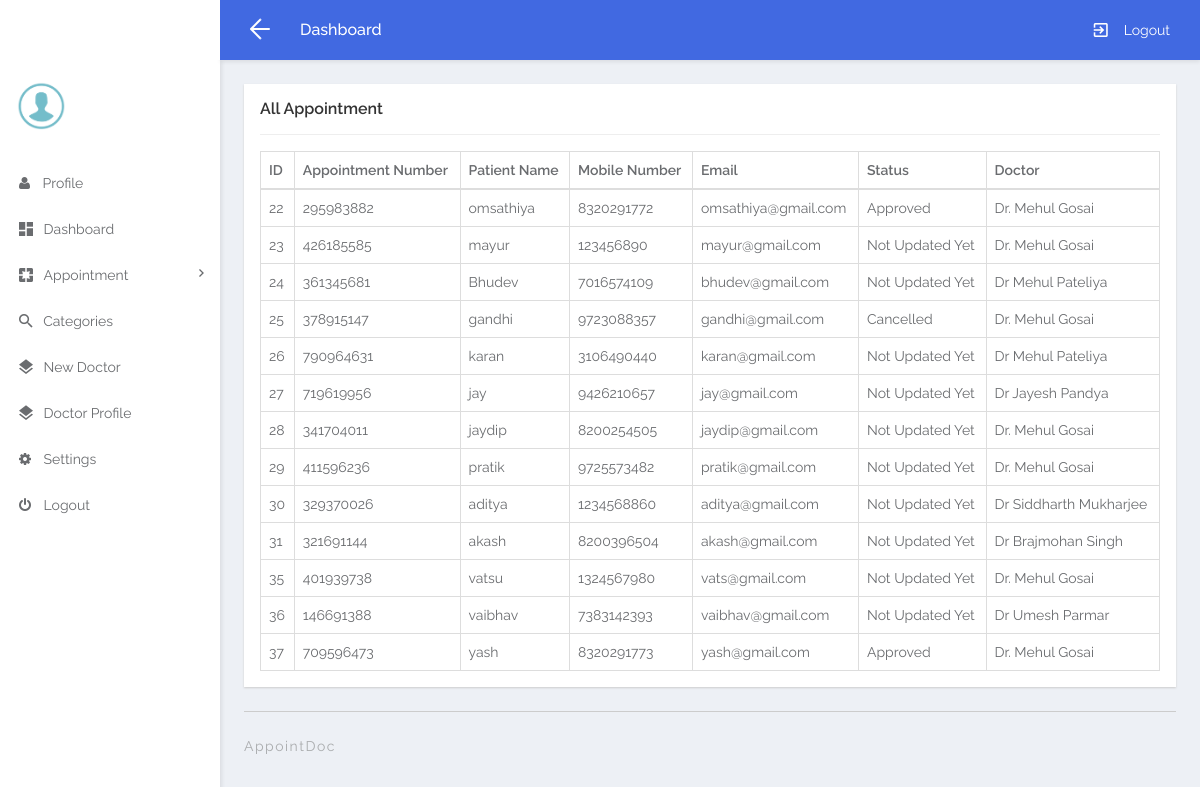
The app's page /admin/all-appointment.php with its own data.
### tables this page shows
CREATE TABLE `tblappointment` (
  `ID` int(10) NOT NULL,
  `AppointmentNumber` int(10) DEFAULT NULL,
  `Name` varchar(30) DEFAULT NULL,
  `MobileNumber` bigint(10) DEFAULT NULL,
  `Email` varchar(50) DEFAULT NULL,
  `AppointmentDate` date DEFAULT NULL,
  `AppointmentTime` time DEFAULT NULL,
  `Specialization` varchar(250) DEFAULT NULL,
  `Doctor` int(10) DEFAULT NULL,
  `Message` mediumtext DEFAULT NULL,
  `ApplyDate` timestamp NULL DEFAULT current_timestamp(),
  `Remark` varchar(250) DEFAULT NULL,
  `Status` varchar(15) DEFAULT NULL,
  `UpdatonDate` timestamp NULL DEFAULT NULL ON UPDATE current_timestamp()
);

CREATE TABLE `tbldoctor` (
  `ID` int(5) NOT NULL,
  `FullName` varchar(30) DEFAULT NULL,
  `MobileNumber` bigint(10) DEFAULT NULL,
  `Email` varchar(50) DEFAULT NULL,
  `Specialization` varchar(40) DEFAULT NULL,
  `Password` varchar(50) DEFAULT NULL,
  `qualification` varchar(100) NOT NULL,
  `experience` varchar(50) NOT NULL,
  `hospital_detail` varchar(110) NOT NULL,
  `timing` varchar(110) NOT NULL,
  `images` varchar(100) NOT NULL,
  `CreationDate` timestamp NOT NULL DEFAULT current_timestamp()
);

### admin/all-appointment.php (the view, shortened to what this page needs)
<!DOCTYPE html>
<html lang="en">
<head>
	<link rel="stylesheet" href="libs/bower/font-awesome/css/font-awesome.min.css">
	<link rel="stylesheet" href="libs/bower/material-design-iconic-font/dist/css/material-design-iconic-font.css">
	<link rel="stylesheet" href="libs/bower/animate.css/animate.min.css">
	<link rel="stylesheet" href="libs/bower/fullcalendar/dist/fullcalendar.min.css">
	<link rel="stylesheet" href="libs/bower/perfect-scrollbar/css/perfect-scrollbar.css">
	<link rel="stylesheet" href="assets/css/bootstrap.css">
	<link rel="stylesheet" href="assets/css/core.css">
	<link rel="stylesheet" href="assets/css/app.css">
</head>
<body class="menubar-left menubar-unfold menubar-light theme-primary">
<?php include_once('includes/header.php');?>
<?php include_once('includes/sidebar.php');?>
<main id="app-main" class="app-main">
  <div class="wrap">
	<section class="app-content">
		<div class="row">
			<div class="col-md-12">
				<div class="widget">
					<header class="widget-header">
						<h4 class="widget-title">All Appointment</h4>
					</header>
					<hr class="widget-separator">
					<div class="widget-body">
						<div class="table-responsive">
							<table class="table table-bordered table-hover js-basic-example dataTable table-custom">
								<thead>
									<tr>
										<th>ID</th>
										<th>Appointment Number</th>
										<th>Patient Name</th>
										<th>Mobile Number</th>
										<th>Email</th>
									<th>Status</th>
										<th>Doctor</th>
									</tr>
								</thead>
								<tbody>
                  <?php
$sql="SELECT * from  tblappointment ";
$query = $dbh -> prepare($sql);
$query->execute();
$results=$query->fetchAll(PDO::FETCH_OBJ);
$cnt=1;
if($query->rowCount() > 0)
{
foreach($results as $row)
{               ?>
									<tr>
										<td><?php echo htmlentities($row->ID);?></td>
										<td><?php  echo htmlentities($row->AppointmentNumber);?></td>
										<td><?php  echo htmlentities($row->Name);?></td>
										<td><?php  echo htmlentities($row->MobileNumber);?></td>
										<td><?php  echo htmlentities($row->Email);?></td>
                                        <?php if($row->Status==""){ ?>
                     <td><?php echo "Not Updated Yet"; ?></td>
<?php } else { ?>                  <td><?php  echo htmlentities($row->Status);?>
                  </td>
                  <?php } ?>
										<td>
										<?php
										 $drn = $row->Doctor ;
											$query="select FullName from tbldoctor where ID = $drn";
											$result =mysqli_query($conn,$query);
			while($row = mysqli_fetch_array($result))
				{
					echo $row['FullName'];
				}
										?>
										</td>
									</tr>
								 <?php $cnt=$cnt+1;}} ?>
								</tbody>
							</table>
						</div>
					</div>
				</div>
			</div>
		</div>
	</section>
</div>
  <?php include_once('includes/footer.php');?>
</main>
</body>
</html>

### admin/includes/header.php (shortened to what this page needs)
<nav id="app-navbar" class="navbar navbar-inverse navbar-fixed-top primary"   >
  <div class="navbar-header"  >
    <a href="dashboard.php" class="navbar-brand">
    </a>
  </div>
  <div class="navbar-container container-fluid" style="background-color: 	#4169E1">
    <div class="collapse navbar-collapse" id="app-navbar-collapse">
      <ul class="nav navbar-toolbar navbar-toolbar-left navbar-left" >
        <li class="hidden-float hidden-menubar-top">
          <a href="javascript:void(0)" role="button" id="menubar-fold-btn" class="hamburger hamburger--arrowalt is-active js-hamburger">
            <span class="hamburger-box"><span class="hamburger-inner"></span></span>
          </a>
        </li>
        <li>
          <h5 class="page-title hidden-menubar-top hidden-float">Dashboard</h5>
        </li>
      </ul>
      <ul class="nav navbar-toolbar navbar-toolbar-right navbar-right">
        <li class="dropdown">
            <li><a href="/./img/AppointDoc/login/logout.php"><i class="zmdi m-r-md zmdi-hc-lg zmdi-sign-in"></i>Logout</a></li>
          </ul>
    </div>
  </div>
</nav>

### admin/includes/sidebar.php (shortened to what this page needs)
<aside id="menubar" class="menubar light">
  <div class="app-user"  >
    <div class="media">
						 <div class="media-left">
        <div class="avatar avatar-md avatar-circle">
          <img class="img-responsive" src="images/images.png" alt="avatar"/>
        </div>
      </div>
      <div class="media-body">
      </div>
    </div>
  </div>
  <div class="menubar-scroll">
    <div class="menubar-scroll-inner">
      <ul class="app-menu">
		        <li >
          <a href="profile.php">
             <i  class="fa fa-user"></i>
            <span class="menu-text" style="margin-left: 9px;">Profile</span>
          </a>
        </li>
        <li>
          <a href="dashboard.php">
            <i class=" zmdi zmdi-view-dashboard zmdi-hc-lg"></i>
            <span class="menu-text" style="margin-left: 7px;">Dashboard</span>
          </a>
        </li>
       <li class="has-submenu">
          <a href="javascript:void(0)" class="submenu-toggle">
            <i class=" zmdi zmdi-pages zmdi-hc-lg"></i>
            <span class="menu-text" style="margin-left: 7px;">Appointment</span>
            <i class="menu-caret zmdi zmdi-hc-sm zmdi-chevron-right"></i>
          </a>
        </li>
        <li>
          <a href="categories.php">
            <i class=" zmdi zmdi-search zmdi-hc-lg"></i>
            <span class="menu-text" style="margin-left: 7px;">Categories</span>
          </a>
        </li>
        <li>
          <a href="addprofile.php">
            <i class=" zmdi zmdi-layers zmdi-hc-lg"></i>
            <span class="menu-text" style="margin-left: 7px;">New Doctor</span>
          </a>
        </li>
		 <li>
          <a href="doctorprofile.php">
            <i class=" zmdi zmdi-layers zmdi-hc-lg"></i>
            <span class="menu-text" style="margin-left: 7px;">Doctor Profile</span>
          </a>
        </li>
		<li >
          <a href="change-password.php">
             <i class="fa fa-gear"></i>
            <span class="menu-text" style="margin-left: 9px;">Settings</span>
          </a>
		</li>
		 <li >
          <a href="/./img/AppointDoc/login/logout.php">
             <i class="fa fa-power-off"></i>
            <span class="menu-text" style="margin-left: 9px;">Logout</span>
          </a>
        </li>
      </ul>
    </div>
  </div>
</aside>

### admin/includes/footer.php
<div class="wrap p-t-0">
    <footer class="app-footer">
        <div class="copyright pull-left">AppointDoc </div>
    </footer>
  </div>

### records on screen
tblappointment: ID "22", AppointmentNumber "295983882", Name "omsathiya", MobileNumber "8320291772", Email "omsathiya@gmail.com", Status "Approved"
tbldoctor: FullName "Dr. Mehul Gosai"
tblappointment: ID "23", AppointmentNumber "426185585", Name "mayur", MobileNumber "123456890", Email "mayur@gmail.com", shows "Not Updated Yet"
tblappointment: ID "24", AppointmentNumber "361345681", Name "Bhudev", MobileNumber "7016574109", Email "bhudev@gmail.com", shows "Not Updated Yet"
tbldoctor: FullName "Dr Mehul Pateliya"
tblappointment: ID "25", AppointmentNumber "378915147", Name "gandhi", MobileNumber "9723088357", Email "gandhi@gmail.com", Status "Cancelled"
tblappointment: ID "26", AppointmentNumber "790964631", Name "karan", MobileNumber "3106490440", Email "karan@gmail.com", shows "Not Updated Yet"
tblappointment: ID "27", AppointmentNumber "719619956", Name "jay", MobileNumber "9426210657", Email "jay@gmail.com", shows "Not Updated Yet"
tbldoctor: FullName "Dr Jayesh Pandya"
tblappointment: ID "28", AppointmentNumber "341704011", Name "jaydip", MobileNumber "8200254505", Email "jaydip@gmail.com", shows "Not Updated Yet"
tblappointment: ID "29", AppointmentNumber "411596236", Name "pratik", MobileNumber "9725573482", Email "pratik@gmail.com", shows "Not Updated Yet"
tblappointment: ID "30", AppointmentNumber "329370026", Name "aditya", MobileNumber "1234568860", Email "aditya@gmail.com", shows "Not Updated Yet"
tbldoctor: FullName "Dr Siddharth Mukharjee"
tblappointment: ID "31", AppointmentNumber "321691144", Name "akash", MobileNumber "8200396504", Email "akash@gmail.com", shows "Not Updated Yet"
tbldoctor: FullName "Dr Brajmohan Singh"
tblappointment: ID "35", AppointmentNumber "401939738", Name "vatsu", MobileNumber "1324567980", Email "vats@gmail.com", shows "Not Updated Yet"
tblappointment: ID "36", AppointmentNumber "146691388", Name "vaibhav", MobileNumber "7383142393", Email "vaibhav@gmail.com", shows "Not Updated Yet"
tbldoctor: FullName "Dr Umesh Parmar"
tblappointment: ID "37", AppointmentNumber "709596473", Name "yash", MobileNumber "8320291773", Email "yash@gmail.com", Status "Approved"
